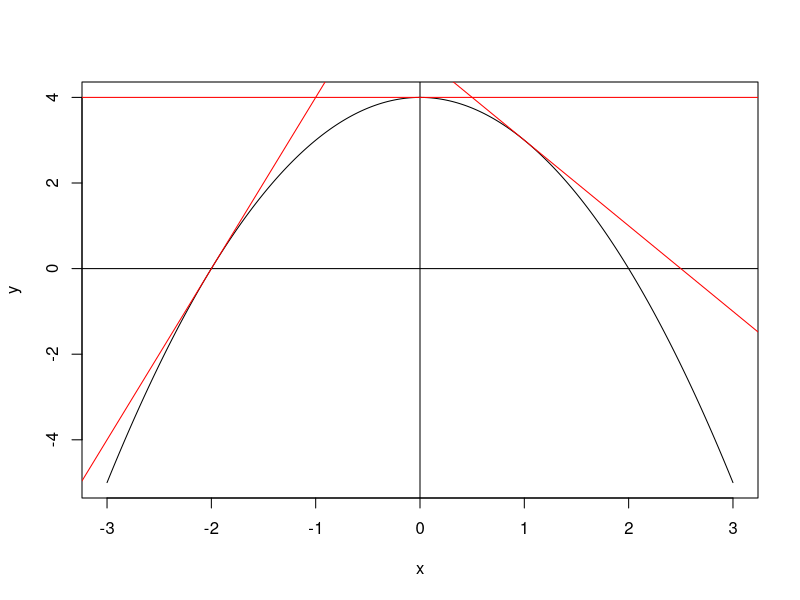
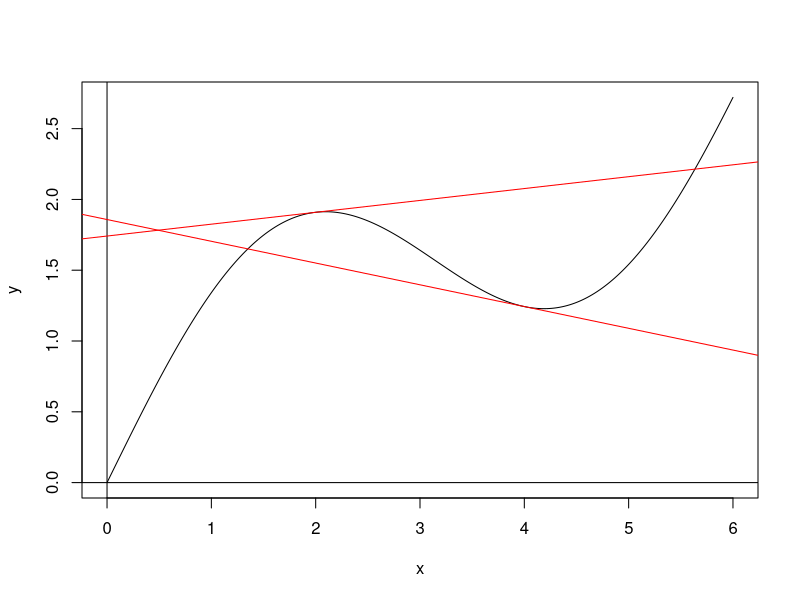
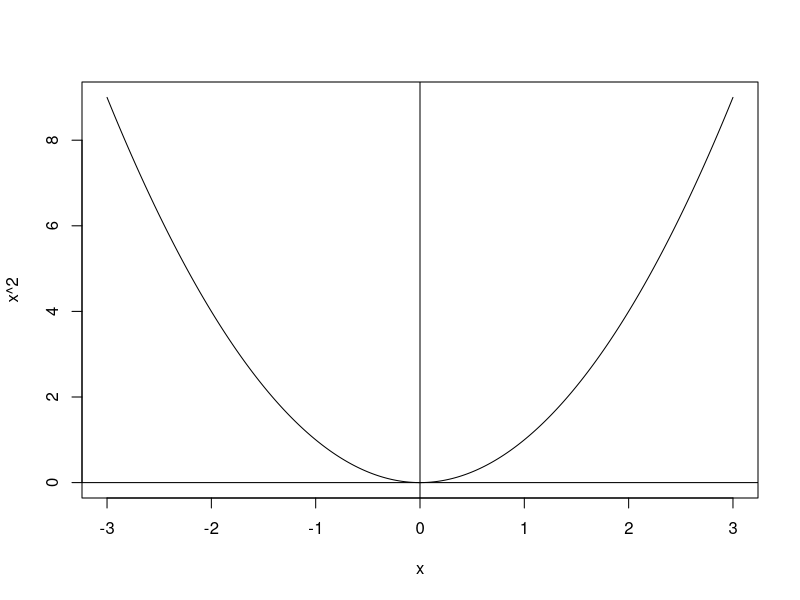

These charts were generated, in order, by the following R code:
## ---- chunk 1
# Quadratic
f_quad <- function(x){
  -x^2 + 4
}
x <- seq(from = -3,
         to = 3,
         length.out = 500)
y <- f_quad(x)
plot(x = x,
     y = y,
     type = "l")
abline(h = 0)
abline(v = 0)
abline(a = 8,
       b = 4,
       col = "red")
abline(h = 4,
       col = "red")
abline(a = 5,
       b = -2,
       col = "red")
## ---- chunk 2
# Sin
f_sin <- function(x){
  x / 2 + sin(x)
}
x_sin <- seq(from = 0,
             to = 6,
             length.out = 250)
y_sin <- f_sin(x_sin)
plot(x = x_sin,
     y = y_sin,
     type = "l",
     xlab = "x",
     ylab = "y")
abline(h = 0)
abline(v = 0)
abline(a = sin(2) - 2 * cos(2),
       b = 0.5 + cos(2),
       col = "red")
abline(a = sin(4) - 4 * cos(4),
       b = 0.5 + cos(4),
       col = "red")
## ---- chunk 3
plot(x = x,
     y = x^2,
     type = "l")
abline(h = 0)
abline(v = 0)
